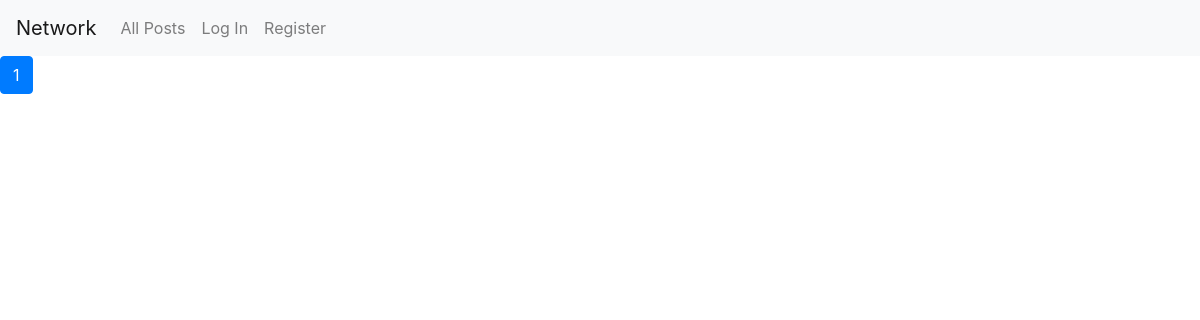
The app's page /, older data.
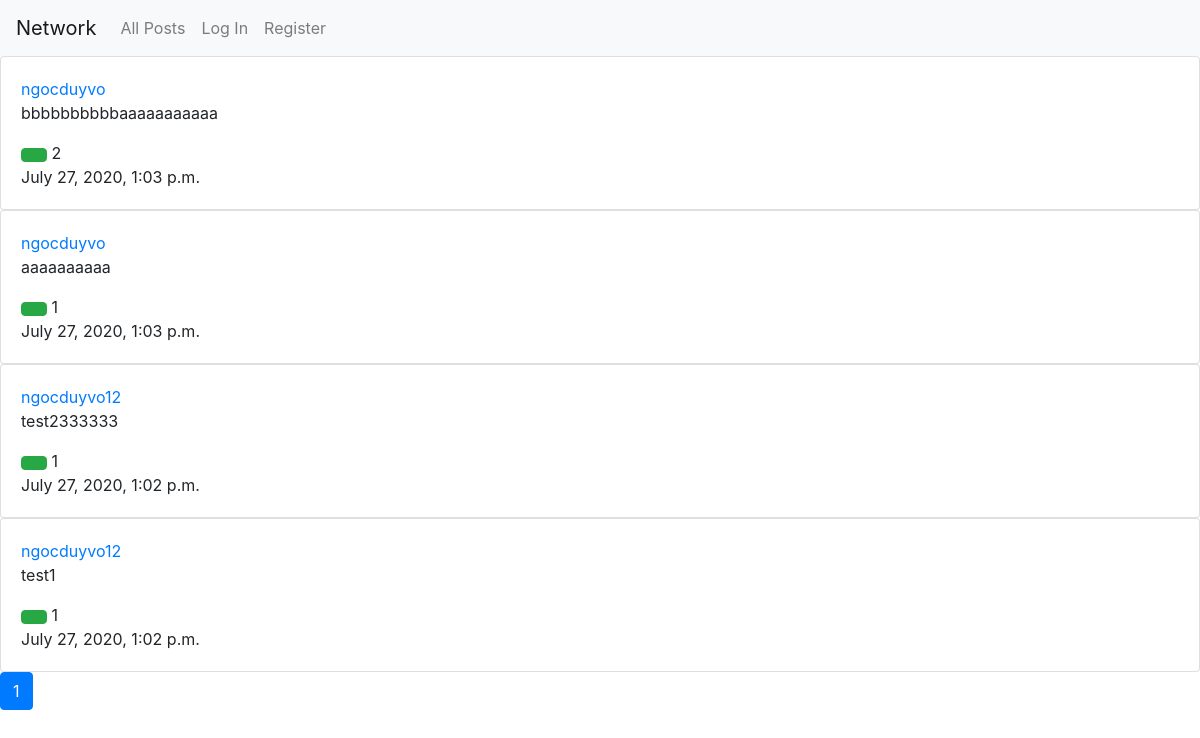
The same page, newer data.
### network/models.py (models this page shows, shortened)
class Post(models.Model):
    user = models.ForeignKey("User", on_delete=models.CASCADE, related_name="user")
    poster = models.ForeignKey("User", on_delete=models.CASCADE, related_name="poster")
    content = models.TextField()
    timestamp = models.DateTimeField(auto_now_add=True, verbose_name="Posted at")
    likes = models.ManyToManyField("User", related_name="likes", blank= True, null=True)

class User(AbstractUser):
    following = models.ManyToManyField('self', blank= True, related_name="following")

### network/views.py (the view)
# urls.py: path("", views.index, name="index"),
def index(request):
    posts = Post.objects.all()
    posts = posts.order_by("-timestamp").all()
    paginator = Paginator(posts, 10)
    page_number = request.GET.get('page')
    page_obj = paginator.get_page(page_number)
    return render(request, "network/index.html", {
        "posts": posts,
        "page_obj": page_obj,
    })

### network/templates/network/index.html (shortened to what this page needs)
{% extends "network/layout.html" %}
{% load static %}
{% block body %}
<div id="posts-view">
    {% for post in page_obj%}
    <div class="card">
        <div class="card-body">
            <a href="/profile/{{post.poster.id}}" class="card-title">{{post.poster}}</a>
            <p class="card-text" id="post-{{post.id}}" value="{{post.content}}">{{post.content}}</p>
            <button id="like_button" value="{{post.id}}" data-count="{{post.likes.count}}" class="btn btn-success" onclick="like({{post.id}})"></button>
            <span id="post_like_{{post.id}}" data-count="{{post.likes.count}}">
                {{post.likes.count}}
            </span>
            <p class="card-text">{{post.timestamp}}</p>
        </div>
    </div>
    {% endfor %}
    <nav aria-label="Page navigation example">
        <ul class="pagination">
          <li class="page-item active" aria-current="page">
            <a class="page-link" href="?page_obj.number">{{page_obj.number}} <span class="sr-only">(current)</span></a>
          </li>
        </ul>
      </nav>
</div>
{% endblock %}

### network/templates/network/layout.html (shortened to what this page needs)
{% load static %}
<!DOCTYPE html>
<html lang="en">
    <head>
        <link rel="stylesheet" href="https://stackpath.bootstrapcdn.com/bootstrap/4.4.1/css/bootstrap.min.css">
        <link href="{% static 'network/styles.css' %}" rel="stylesheet">
        <link href="//netdna.bootstrapcdn.com/twitter-bootstrap/2.3.2/css/bootstrap-combined.no-icons.min.css" rel="stylesheet">
        <link href="//netdna.bootstrapcdn.com/font-awesome/3.2.1/css/font-awesome.css" rel="stylesheet">
    </head>
    <body>
        <nav class="navbar navbar-expand-lg navbar-light bg-light">
            <a class="navbar-brand" href="{% url 'index' %}">Network</a>
            <div>
              <ul class="navbar-nav mr-auto">
                <li class="nav-item">
                  <a class="nav-link" href="{% url 'index' %}">All Posts</a>
                </li>
                {% if user.is_authenticated %}
                    <li class="nav-item">
                        <a class="nav-link" href="{% url 'feed'%}">Following</a>
                    </li>
                    <li class="nav-item">
                        <a class="nav-link" href="{% url 'logout' %}">Log Out</a>
                    </li>
                {% else %}
                    <li class="nav-item">
                        <a class="nav-link" href="{% url 'login' %}">Log In</a>
                    </li>
                    <li class="nav-item">
                        <a class="nav-link" href="{% url 'register' %}">Register</a>
                    </li>
                {% endif %}
              </ul>
            </div>
          </nav>
        <div class="body">
            {% block body %}
            {% endblock %}
        </div>
    </body>
</html>

### network/static/network/styles.css (style rules this page uses)
a { cursor: pointer; }

Row changes from the older to the newer data that the page shows:
added Post: poster "ngocduyvo", content "bbbbbbbbbbaaaaaaaaaaa", likes.count "2", timestamp "July 27, 2020, 1:03 p.m."
added Post: poster "ngocduyvo", content "aaaaaaaaaa", likes.count "1", timestamp "July 27, 2020, 1:03 p.m."
added Post: poster "ngocduyvo12", content "test2333333", likes.count "1", timestamp "July 27, 2020, 1:02 p.m."
added Post: poster "ngocduyvo12", content "test1", likes.count "1", timestamp "July 27, 2020, 1:02 p.m."
